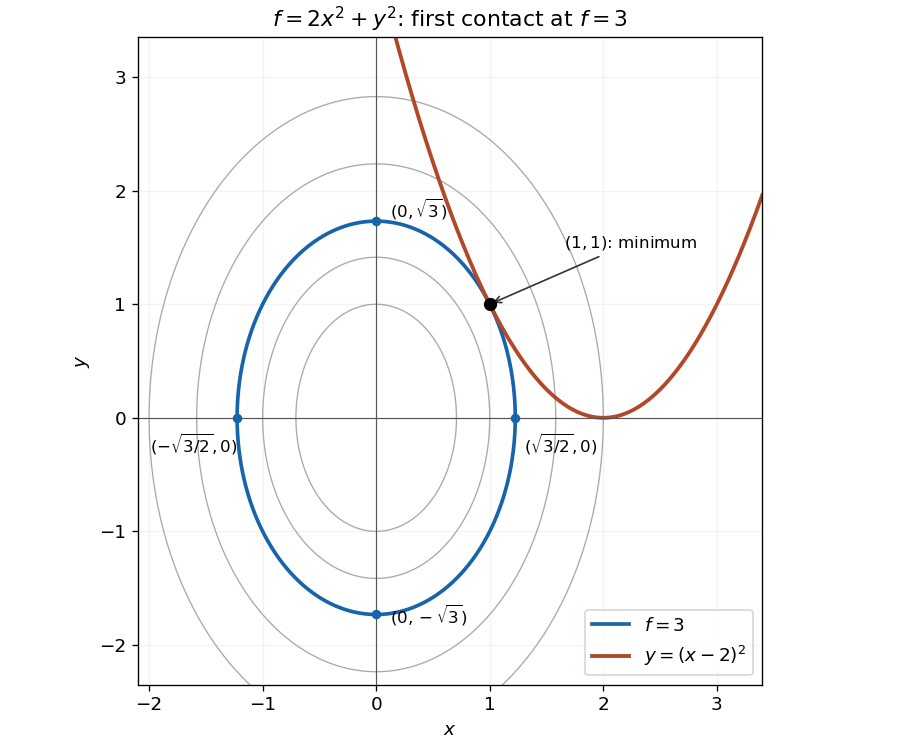

Python code for this plot:
"""Original plot of the constraint and elliptical contours; output to cwd."""
from pathlib import Path

import matplotlib
matplotlib.use('Agg')
import matplotlib.pyplot as plt
import numpy as np


def main():
    plt.rcParams.update({'font.size': 11, 'figure.facecolor': 'white', 'axes.facecolor': 'white'})
    fig, ax = plt.subplots(figsize=(7.5, 6.2), layout='constrained')
    theta = np.linspace(0, 2*np.pi, 801)
    for level in [1, 2, 3, 5, 8]:
        highlight = level == 3
        ax.plot(np.sqrt(level/2)*np.cos(theta), np.sqrt(level)*np.sin(theta),
                color='#1764ab' if highlight else '#aaaaaa', lw=2.2 if highlight else .8,
                label='$f=3$' if highlight else None)
    x = np.linspace(-.2, 3.4, 601)
    ax.plot(x, (x-2)**2, color='#b14928', lw=2.3, label=r'$y=(x-2)^2$')
    pts = [(np.sqrt(1.5),0),( -np.sqrt(1.5),0),(0,np.sqrt(3)),(0,-np.sqrt(3))]
    offsets = [(5,-20),(-52,-20),(8,3),(8,-5)]
    labels = [r'$(\sqrt{3/2},0)$',r'$(-\sqrt{3/2},0)$',r'$(0,\sqrt{3})$',r'$(0,-\sqrt{3})$']
    for (px, py), offset, label in zip(pts, offsets, labels):
        ax.scatter([px],[py],s=22,color='#1764ab',zorder=4)
        ax.annotate(label,(px,py),xytext=offset,textcoords='offset points',fontsize=10)
    ax.scatter([1],[1],s=48,color='black',zorder=5)
    ax.annotate('$(1,1)$: minimum', (1,1), xytext=(1.65,1.5),
                arrowprops={'arrowstyle':'->','color':'#333333'},fontsize=10)
    ax.axhline(0,color='#555555',linewidth=.7)
    ax.axvline(0,color='#555555',linewidth=.7)
    ax.set(aspect='equal',xlim=(-2.1,3.4),ylim=(-2.35,3.35),xlabel='$x$',ylabel='$y$',
           title=r'$f=2x^2+y^2$: first contact at $f=3$')
    ax.legend(loc='lower right')
    ax.grid(alpha=.15)
    fig.savefig(Path.cwd()/Path(__file__).with_suffix('.png').name,dpi=120,facecolor='white')
    plt.close(fig)


if __name__=='__main__':
    main()
